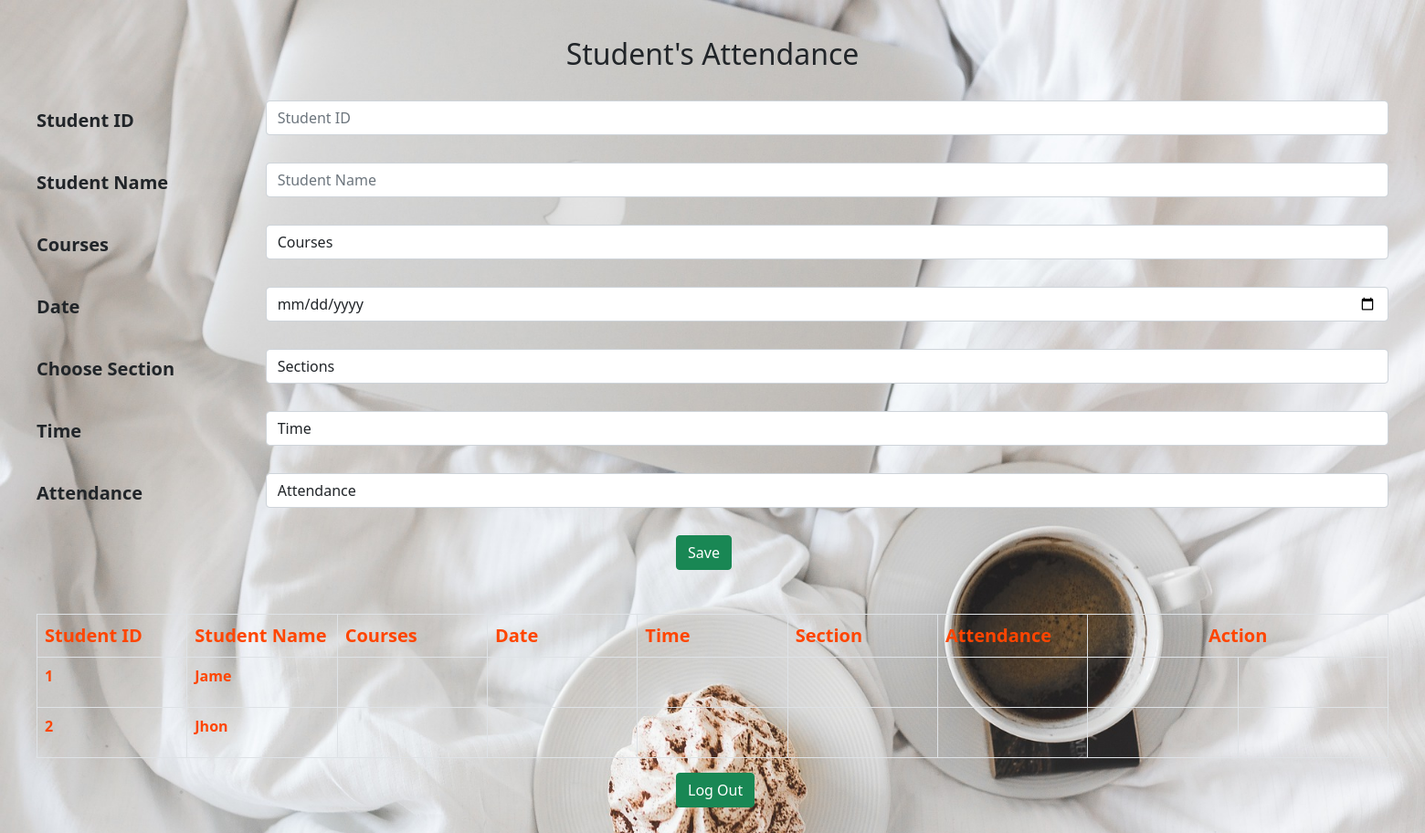
The app's page /admin.php with its own data.
### tables this page shows
CREATE TABLE `student` (
  `student_id` int(11) NOT NULL,
  `student_name` varchar(50) NOT NULL,
  `phNo` double NOT NULL
);

### admin.php (the view, shortened to what this page needs)
<!DOCTYPE html>
<html lang="en">
<head>
    <link href="https://cdn.jsdelivr.net/npm/bootstrap@5.0.2/dist/css/bootstrap.min.css" rel="stylesheet">
</head>
<body>
    <h2 style="text-align:center;">Student's Attendance</h2><br>
    <form action="addAttend.php" method="post">
    <div class="form-group row">
        <label for="studentId" class="col-sm-2 col-form-label">Student ID</label>
        <div class="col-sm-10">
        <input type="text" class="form-control" id="studentcId" value="" placeholder="Student ID" name="student_id">
        </div>
    </div><br/>
    <div class="form-group row">
        <label for="text" class="col-sm-2 col-form-label">Student Name</label>
        <div class="col-sm-10">
        <input type="text" class="form-control" id="name" placeholder="Student Name" name="student_name">
        </div>
    </div><br/>
    <div class="form-group row">
        <label for="text" class="col-sm-2 col-form-label">Courses</label>
        <div class="col-sm-10">
            <select name="course" id="" class="form-control">
                <option value="">Courses</option>
            </select>
        </div>
    </div><br/>
    <div class="form-group row">
        <label for="text" class="col-sm-2 col-form-label">Date</label>
        <div class="col-sm-10">
        <input type="date" class="form-control" id="date" name="date">
        </div>
    </div><br/>
    <div class="form-group row">
        <label for="text" class="col-sm-2 col-form-label">Choose Section</label>
        <div class="col-sm-10">
            <select name="section" id="" class="form-control">
                <option value="">Sections</option>
            </select>
        </div>
    </div><br/>
    <div class="form-group row">
        <label for="text" class="col-sm-2 col-form-label">Time</label>
        <div class="col-sm-10">
            <select name="time" id="" class="form-control">
                <option value="">Time</option>
            </select>
        </div>
    </div><br/>
    <div class="form-group row">
        <label for="text" class="col-sm-2 col-form-label">Attendance</label>
        <div class="col-sm-10">
            <select name="attend" id="" class="form-control">
                <option value="">Attendance</option>
            </select>
        </div>
    </div><br/>
    <form class="form-inline">
        <button class="btn btn-success my-2 my-sm-0"  type="submit" name="save">Save</button>
    </form>
    </form><br/><br/>
        <table class="table table-bordered table-hover my-table">
                <tr class="thead-primary">
                    <th>Student ID</th>
                    <th>Student Name</th>
                    <th>Courses</th>
                    <th>Date</th>
                    <th>Time</th>
                    <th>Section</th>
                    <th>Attendance</th>
                    <th colspan="2" style="text-align:center">Action</th>
                </tr>
                <?php
                    $con=mysqli_connect("localhost:3306","root","","yha") or die('Error! not');
                    $sql = "SELECT * FROM student";
                    $res = mysqli_query($con,$sql);
                    while($row=mysqli_fetch_assoc($res)):
                ?>
                    <tr>
                        <td><?php echo $row['student_id']; ?></td>
                        <td><?php echo $row['student_name']; ?></td>
                        <td><?php echo $row['course']; ?></th>
                        <td><?php echo $row['date']; ?></td>
                        <td><?php echo $row['section']; ?></td>
                        <td><?php echo $row['time']; ?></td>
                        <td><?php echo $row['attend']; ?></td>
                        <td><a href="edit.php?id=<?php echo $row['student_id']; ?>" class="btn btn-info">Edit</a></td>
                        <td><a href="del.php?id=<?php echo $row['student_id']; ?>" class="btn btn-danger">Delete</a></td>
                    </tr>
                <?php endwhile; ?>
        </table>
    <form class="form-inline">
        <button class="btn btn-success my-2 my-sm-0" type="submit">Log Out</button>
    </form><br/><br/>
</body>
</html>

### admin.php (style rules this page uses)
body { margin:20px; padding:20px; background: url('img/c.jpg') no-repeat; background-size: cover; height: 100vh; }
.row label { font-weight:bolder; font-size:20px; }
.btn { text-align:center; margin-left:700px; }
.my-table { table-layout: fixed; word-wrap: break-word; }
table th { font-size:20px; }
table th,tr td { color:orangered; font-weight:bold; }

### records on screen
student: student_id "1", student_name "Jame"
student: student_id "2", student_name "Jhon"
